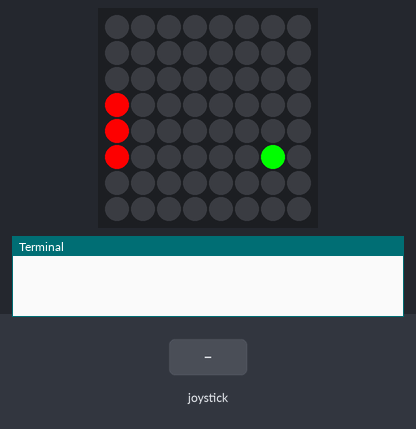
Bench run of a program on a simulated Raspberry Pi (BCM pin numbers) with a Sense HAT. Shown: the Sense HAT's 8×8 RGB LED matrix, the last lines printed to the terminal. The test bench sets the inputs (shaded band). The 64×8 strip is a reading aid, not a part: it shows the text the matrix is scrolling, unrolled, one strip-width of it at a time.

Above: at 1.2 s.
1.3 s: joystick pushed down
At 5.5 s:
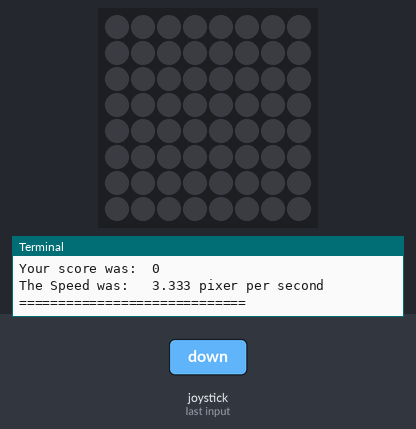
6.1 s: joystick pushed up
At 7.09 s:
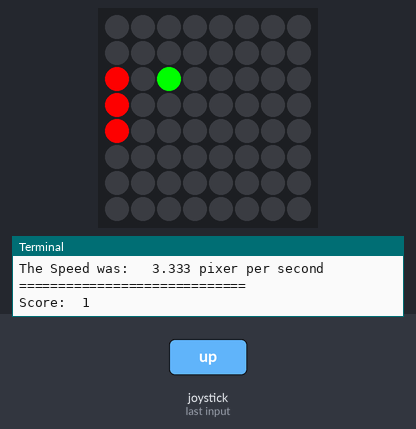
9.1 s: joystick pushed up
At 9.46 s:
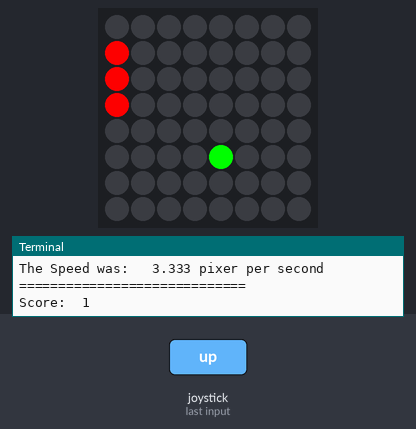
14.7 s: joystick pushed down
At 15.25 s:
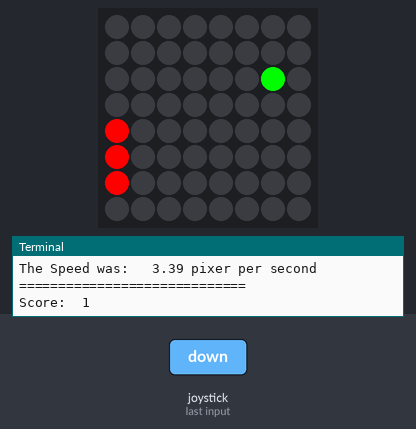
17.2 s: joystick pushed down
At 17.62 s:
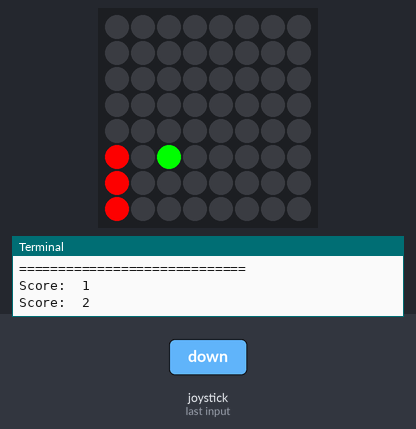
19.8 s: joystick pushed up
At 19.95 s:
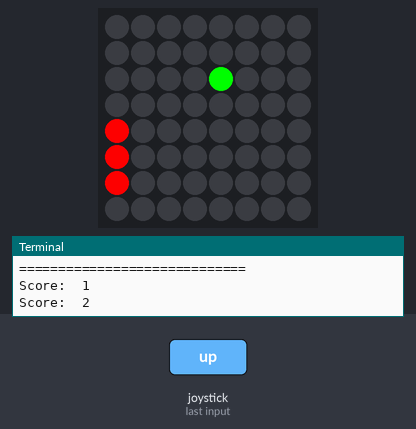

Measured:
- after the input at 1.3 s, the LEDs: first change after 0.23 s (image 1 shows a later state)
- after the input at 6.1 s, the LEDs: change after 0.85 s (image 2)
- after the input at 9.1 s, the LEDs: change after 0.22 s (image 3)
- after the input at 14.7 s, the LEDs: first change after 0.15 s (image 4 shows a later state)
- after the input at 17.2 s, the LEDs: change after 0.28 s (image 5)
- after the input at 19.8 s, the LEDs: change at once (image 6)
- what the display in image 1 shows lasts 0.5 s, from 5.1 s to 5.6 s

The program:

Pong_Silvan_Braendli.py
```python
#!/usr/bin/python3


# Filename: Pong_Silvan_Braendli.py
# Source  : https://raw.githubusercontent.com/walter-rothlin/Source-Code/master/Python_Raspberry/Pong_Game/Pong_Silvan_Braendli.py


"""
Silvan Brändli
11.07.2023
BFSU Uster

Version:
v0.1         11.7.2023           Erstellung

"""


from sense_hat import SenseHat, ACTION_PRESSED, ACTION_HELD, ACTION_RELEASED
from signal import pause
sense = SenseHat()
import time

sense.clear()

#Trajectory and start values
x = 2
y = 2
mx = 1
my = 0.85

#Other Variables
ledX = 0
ledY = 0
score = 0
speed = 0.3
location = 3

#Booleans
stateX = False
stateY = False

#Colors
green = 0,255,0
red = 255,0,0

#Functions
#================================

def speedMap(value): #Determines the speed given the score (lower speed = faster)
    input_min = 0
    input_max = 40
    output_min = 0.3
    output_max = 0.1

    mapped_value = ((value - input_min) * (output_max - output_min) / (input_max - input_min)) + output_min
    if mapped_value <= 0.1:
        mapped_value = 0.1

    return mapped_value


#Calculate Pixel values
def addX(xTemp, mx):
    xTemp = xTemp + mx
    return xTemp

def negateX(xTemp, mx):
    xTemp = xTemp - mx
    return xTemp

def addY(yTemp, mx):
    yTemp = yTemp + my
    return yTemp

def negateY(yTemp, my):
    yTemp = yTemp - my
    return yTemp

#Joystick events
def pushed_up(event):
    global location
    if event.action != ACTION_RELEASED:
        location = location - 1
        return location

def pushed_down(event):
    global location
    if event.action != ACTION_RELEASED:
        location = location + 1
        return location

#Game over function
def gameOver():
    global score
    global location
    global speed
    sense.clear(red)
    time.sleep(0.15)
    sense.clear()
    time.sleep(0.15)
    sense.clear(red)
    time.sleep(0.15)
    sense.clear()
    time.sleep(0.25)
    print('=============================')
    print('Your score was: ' ,score)
    print('The Speed was:  ' ,round(1/speed, 3), 'pixer per second')
    print('=============================')

    sense.show_message(str(score))
    score = 0
    location = 3
    time.sleep(0.5)
    for i in range(0, 3):
        sense.set_pixel(0, i+location, (red))
    time.sleep(1)
#===================================

#Running loop code
while True:

    if x <= 1:  #Ball bounces
        stateX = False
        score += 1
        print('Score: ', score)
    if x >= 7:
        stateX = True
    if y <= 1:
        stateY = False
    if y >= 7:
        stateY = True


    #Check for Wall hit
    if stateX == True:
        x = negateX(x, mx)
    elif stateX == False:
        x = addX(x, mx)

    if stateY == True:
        y = negateY(y, my)
    elif stateY == False:
        y = addY(y, my)

    #Round value to int
    ledX = round(x)
    ledY = round(y)
    #Avoid exeeding allowed sense Hat values
    if ledX <= 0:
        ledX = 0
    if ledX >= 7:
        ledX = 7
    if ledY <= 0:
        ledY = 0
    if ledY >= 7:
        ledY = 7
    #Clear, then write
    sense.clear()
    sense.set_pixel(ledX, ledY, (green))

    #set Bat boundries
    if location >= 5:
        location = 5
    if location <= 0:
        location = 0

    #Draw bat
    for i in range(0, 3):
        sense.set_pixel(0, i+location, (red))

    #Check for game Over
    if ledX == 1:
        if ledY != location and (ledY-1) != location and (ledY-2) != location:
            gameOver()


    #Speed
    speed = speedMap(score)
    time.sleep(speed)

    #Check for Joystick input
    sense.stick.direction_up = pushed_up
    sense.stick.direction_down = pushed_down
```
